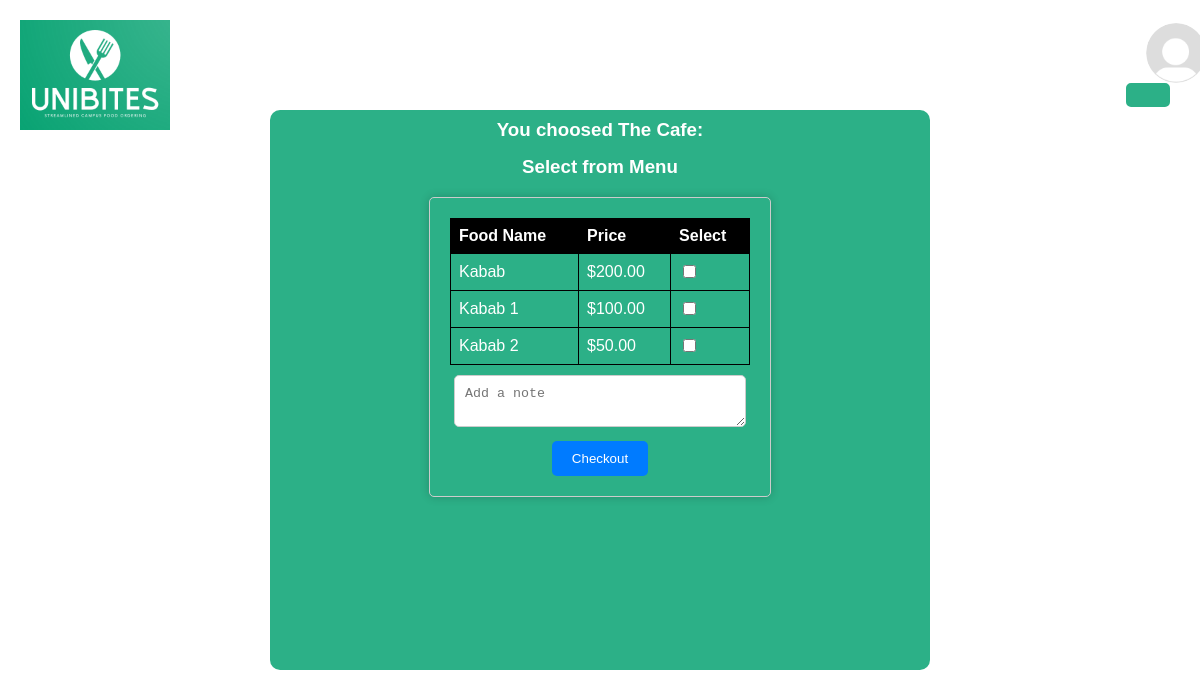
The page /cafe/1/ on the database its author committed.
### App/models.py (models this page shows, shortened)
class FoodItem(models.Model):
    cafe = models.ForeignKey(Cafe, on_delete=models.CASCADE)
    name = models.CharField(max_length=100)
    price = models.DecimalField(max_digits=6, decimal_places=2)

### App/views.py (the view)
# urls.py: path('cafe/<int:cafe_id>/', food_list, name='food_list'),
def food_list(request, cafe_id):
    cafe = Cafe.objects.get(pk=cafe_id)
    food_items = FoodItem.objects.filter(cafe=cafe)
    return render(request, 'app/food_list.html', {'cafe': cafe, 'food_items': food_items})

### App/templates/app/food_list.html (shortened to what this page needs)
{% load static %}
<!DOCTYPE html>
<html lang="en">
<head>
<link rel="stylesheet" href="{% static 'app/style.css' %}">
</head>
<body>
  <div class="header">
    <img src="{% static 'app/logo.png' %}" alt="Logo" class="logo">
    <div class="profile-container">
      {% if user.profile_image %}
      <img src="{{user.profile_image.url}}" alt="Profile Picture" class="profile-pic">
      {% else %}
      <img src="{% static 'app/profile-pic.jpg' %}" alt="Profile Picture" class="profile-pic">
      {% endif %}
      <button class="login-button">{{user.first_name}}</button>
    </div>
  </div>
<div class="container">
  <div class="content-box">
    <h3>    <p class="description">You choosed The Cafe: {{order.cafe.name}}
    </p></h3><br>
    <h3>    <p class="description">Select from Menu
    </p></h3>
    <form method="post" action="{% url 'app:order_confirmation' cafe.id %}">
    <table>
      <tr>
        <th>Food Name</th>
        <th>Price</th>
        <th>Select</th>
      </tr>
      {% for food_item in food_items %}
      <tr>
        <td>{{ food_item.name }}<td>${{ food_item.price }}</td> <td><input type="checkbox" name="food" value="{{ food_item.id }}"></td></td>
      </tr>
     {% endfor %}
    </table>
    <textarea name="note" placeholder="Add a note"></textarea>
    <button type="submit">Checkout</button>
</form>
  </div>
</div>
</body>
</html>

### App/static/app/style.css (style rules this page uses)
body { margin: 0; padding: 0; font-family: Arial, sans-serif; background-image: url('background-image.jpg'); background-size: cover; background-position: center; background-attachment: fixed; color: #ffffff; }
.header { display: flex; justify-content: space-between; align-items: center; padding: 20px; }
.logo { width: 150px; height: auto; }
.profile-container { display: flex; align-items: center; position: relative; }
.profile-pic { width: 60px; height: 60px; border-radius: 50%; margin-right: 10px; position: absolute; top: -20px; z-index: 2; margin-left: 20px; }
.login-button { padding: 10px 20px; background-color: transparent; color: #ffffff; border: 2px solid #2CB087; background-color: #2CB087; border-radius: 5px; font-size: 30px; cursor: pointer; transition: background-color 0.3s ease, border-color 0.3s ease; position: relative; z-index: 1; margin-top: 40px; margin-right: 10px; }
.container { display: flex; justify-content: center; align-items: start; }
.description { margin-top: -40px; }
.content-box { width: 600px; height: 500px; background-color: #2CB087; padding: 30px; text-align: center; border-radius: 10px; margin-top: -40px; }
table { border-collapse: collapse; width: 100%; max-width: 300px; margin: auto; }
th, td { border: 1px solid #000000; padding: 8px; text-align: left; }
th { background-color: #000000; }
input[type="checkbox"] { margin-right: 5px; }
form { max-width: 300px; margin: 0 auto; padding: 20px; border: 1px solid #ccc; border-radius: 5px; box-shadow: 0px 0px 10px rgba(0, 0, 0, 0.2); }
textarea { width: 90%; padding: 10px; margin-bottom: 10px; margin-top: 10px; border: 1px solid #ccc; border-radius: 5px; }
button { background-color: #007BFF; color: #fff; padding: 10px 20px; border: none; border-radius: 5px; cursor: pointer; }

### rows shown on the page
FoodItem: name "Kabab", price "200.00"
FoodItem: name "Kabab 1", price "100.00"
FoodItem: name "Kabab 2", price "50.00"
